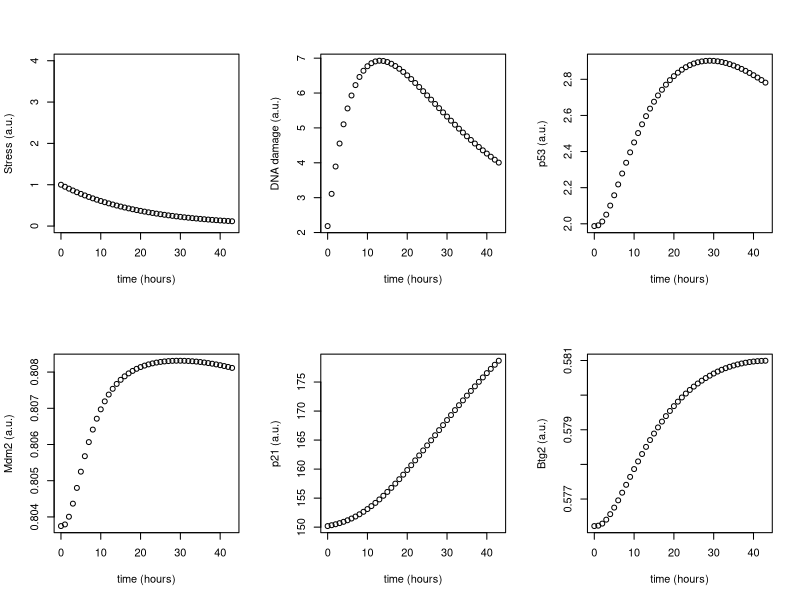

Write R code to recreate this figure.
## LACDR model for DNA damage response (DDR)
## Created by Muriel Heldring and made available for BOO 2020
## Date: 02/04/2020
##
## This model contains 6 state variables, namely 
## - DNA damage (DD)
## - p53 (P53)
## - phosphorylated p53 (P53P)
## - MDM2 (MDM2)
## - p21 (P21)
## - BTG2 (BTG2)

# First load the deSolve package. If this gives an error, you probably need 
# to install it first with install.packages("deSolve")
library('deSolve')

### SECTION I: Build the model and assign the parameter values ###

# Function that defines the ddr model including the stress input function
ddr <- function(t, inistate, parameters) {
  with(as.list(c(inistate, parameters)), {

    dS = -time_constant1 * S
    dDD  = ks_dd - kd_dd * DD + S
    dP53  = ks_p53 + dephos * P53P - phos * P53 * DD - kd_p53 * P53 - kd_p53_by_mdm2 * MDM2 * P53
    dP53P  = phos * P53 * DD - dephos * P53P - kd_p53p * P53P - kd_p53p_by_mdm2 * MDM2 * P53P
    dMDM2 = ks_mdm2 + (ks_mdm2_by_p53p * P53P**n) / (Km_mdm2**n + P53P**n) - kd_mdm2 * MDM2
    dP21  = ks_p21 + (ks_p21_by_p53p * P53P**n) / (Km_p21**n + P53P**n) - kd_p21 * P21
    dBTG2  = ks_btg2 + (ks_btg2_by_p53p * P53P**n) / (Km_btg2**n + P53P**n) - kd_btg2 * BTG2
    
    list(c(dS, dDD, dP53, dP53P, dMDM2, dP21, dBTG2))
  })
}

# Make a function that defines the parameters and 
# runs the ddr model with those parameters
ddrdose <- function(stress, tspan){
  if(1){
    pars.nostim = c(
      n=4,
      
      kd_dd = 0.108945157293661,
      dephos = 0.000468314849407653,
      kd_p53p = 0.085615829117503,
      kd_p53 = 0.5,  #kd_p53 = 1.4870247593958,
      kd_p53_by_mdm2 = 0.00441226604226379,
      kd_p53p_by_mdm2 = 0.000596158383212953,
      ks_mdm2 = 0.0458064479399243,
      ks_mdm2_by_p53p = 0.0201354678741032,
      ks_p21 = 0.000253113187517087,
      ks_p21_by_p53p = 99.4038034299917,
      Km_mdm2 = 0.174281399509842,
      Km_p21 = 2.55706150753566,
      Km_btg2 = 0.19316893595186,
      ks_btg2 = 0.12653028855262,
      ks_btg2_by_p53p = 0.2002780765973,
      
      ks_dd = 0.23810892003848794,
      phos = 0.1704687850596265,
      ks_p53 = 0.12726460633028158,
      kd_mdm2 = 0.4129756286953499,
      kd_p21 = 0.0001465624392043179,
      kd_btg2 = 0.08602950866891562,
      
      time_constant1 = 0.05
    )
  }
  inistate = c(
    DD = 2.18558516921194,
    P53 = 0.0684542572776999,
    P53P = 0.153491198428309,
    MDM2 = 0.129232950303743,
    P21 = 10.5322935656957,
    BTG2 = 2.13431252095854
  )
  #
  tspan_pre <-  seq(0, 1000, by = 1)
  ic <-  ode(
    y = c(S = 0, inistate), # stress is equal to 0
    times = tspan_pre,
    func = ddr,
    parms = pars.nostim
  )

  out <-  ode(
    y = c(S = stress, ic[nrow(ic),3:ncol(ic)]), # stress is equal to stresslevel
    times = tspan,
    func = ddr,
    parms = pars.nostim
  )
  return(out)
}

# Set the scaling an offset parameters to rescale the model output
sf_p53 <- 3.28835423065223
sf_mdm2 <- 19.8760689209942
sf_p21 <- 0.448726751792301
sf_btg2 <- 0.309196156820059
offset_p53 <- -0.569545578831001
offset_mdm2 <- -2.36437614248354
offset_p21 <- -4.64881738836483
offset_btg2 <- -0.592105707826557

### SECTION II: Run the ddr model ###

# Select the time span for which you want to run the model
tspan <-  seq(0, 43, by = 1)

# Run the model and save the simulation in variable 'xx'
xx <- ddrdose(stress = 1, tspan)

# Rescale the model simulation
P53scaled <- sf_p53 * (data.frame(xx)$P53 + data.frame(xx)$P53P) + offset_p53
MDM2scaled <- sf_mdm2 * data.frame(xx)$MDM2 + offset_mdm2
P21scaled <- sf_p21 * data.frame(xx)$P21 + offset_p21
BTG2scaled <- sf_btg2 * data.frame(xx)$BTG2 + offset_btg2

### SECTION III: Plot the output ###

par(mfrow=c(2,3))

plot(tspan, data.frame(xx)$S, xlab="time (hours)", ylab="Stress (a.u.)", ylim = c(0,4))
plot(tspan, data.frame(xx)$DD, xlab="time (hours)", ylab="DNA damage (a.u.)")
plot(tspan, P53scaled, xlab="time (hours)", ylab="p53 (a.u.)")
plot(tspan, MDM2scaled, xlab="time (hours)", ylab="Mdm2 (a.u.)")
plot(tspan, P21scaled, xlab="time (hours)", ylab="p21 (a.u.)")
plot(tspan, BTG2scaled, xlab="time (hours)", ylab="Btg2 (a.u.)")

P53scaled
